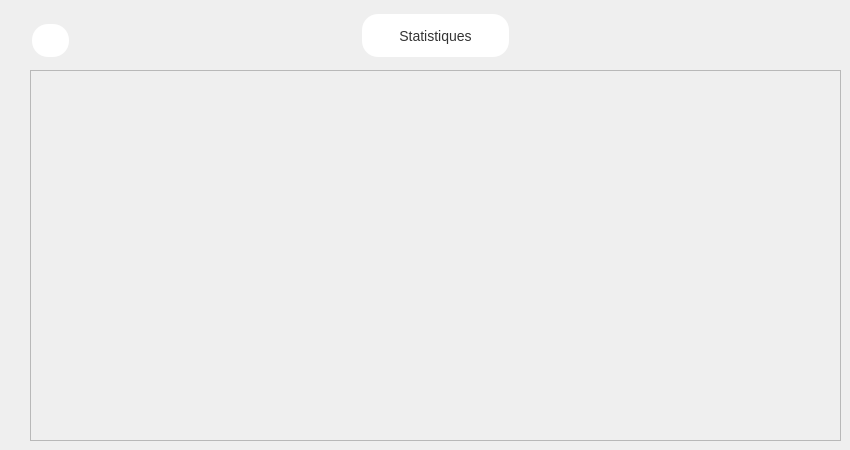
      <widget class="QWidget" name="tab_4">
       <attribute name="title">
        <string>Statistiques</string>
       </attribute>
       <widget class="QFrame" name="stat_en">
        <property name="geometry">
         <rect>
          <x>30</x>
          <y>70</y>
          <width>811</width>
          <height>371</height>
         </rect>
        </property>
        <property name="frameShape">
         <enum>QFrame::StyledPanel</enum>
        </property>
        <property name="frameShadow">
         <enum>QFrame::Raised</enum>
        </property>
       </widget>
       <widget class="QPushButton" name="button_stats_2">
        <property name="geometry">
         <rect>
          <x>360</x>
          <y>10</y>
          <width>151</width>
          <height>51</height>
         </rect>
        </property>
        <property name="styleSheet">
         <string notr="true">QPushButton {
   background-color: #fff;
   border: none;
   color: #333;
   padding: 10px 20px;
   text-align: center;
   text-decoration: none;
   display: inline-block;
   font-size: 14px;
   margin: 4px 2px;
   cursor: pointer;
   border-radius: 16px;

}

QPushButton:hover {
   background-color: #F8B7C6;
}


QPushButton::pressed
{
	background-color: #EF829B;
}</string>
        </property>
        <property name="text">
         <string>Statistiques</string>
        </property>
        <property name="icon">
         <iconset resource="res.qrc">
          <normaloff>:/ico/icons/trending-up.svg</normaloff>:/ico/icons/trending-up.svg</iconset>
        </property>
        <property name="iconSize">
         <size>
          <width>22</width>
          <height>22</height>
         </size>
        </property>
       </widget>
       <widget class="QPushButton" name="refresh_stats_2">
        <property name="geometry">
         <rect>
          <x>30</x>
          <y>20</y>
          <width>41</width>
          <height>41</height>
         </rect>
        </property>
        <property name="styleSheet">
         <string notr="true">QPushButton {
   background-color: #fff;
   border: none;
   color: #333;
   padding: 10px 20px;
   text-align: center;
   text-decoration: none;
   display: inline-block;
   font-size: 14px;
   margin: 4px 2px;
   cursor: pointer;
   border-radius: 16px;

}

QPushButton:hover {
   background-color: #EF829B;
}


QPushButton::pressed
{
	background-color: #EF829B;

}</string>
        </property>
        <property name="text">
         <string/>
        </property>
        <property name="icon">
         <iconset resource="res.qrc">
          <normaloff>:/ico/icons/refresh-ccw.svg</normaloff>:/ico/icons/refresh-ccw.svg</iconset>
        </property>
        <property name="iconSize">
         <size>
          <width>20</width>
          <height>20</height>
         </size>
        </property>
       </widget>
      </widget>
